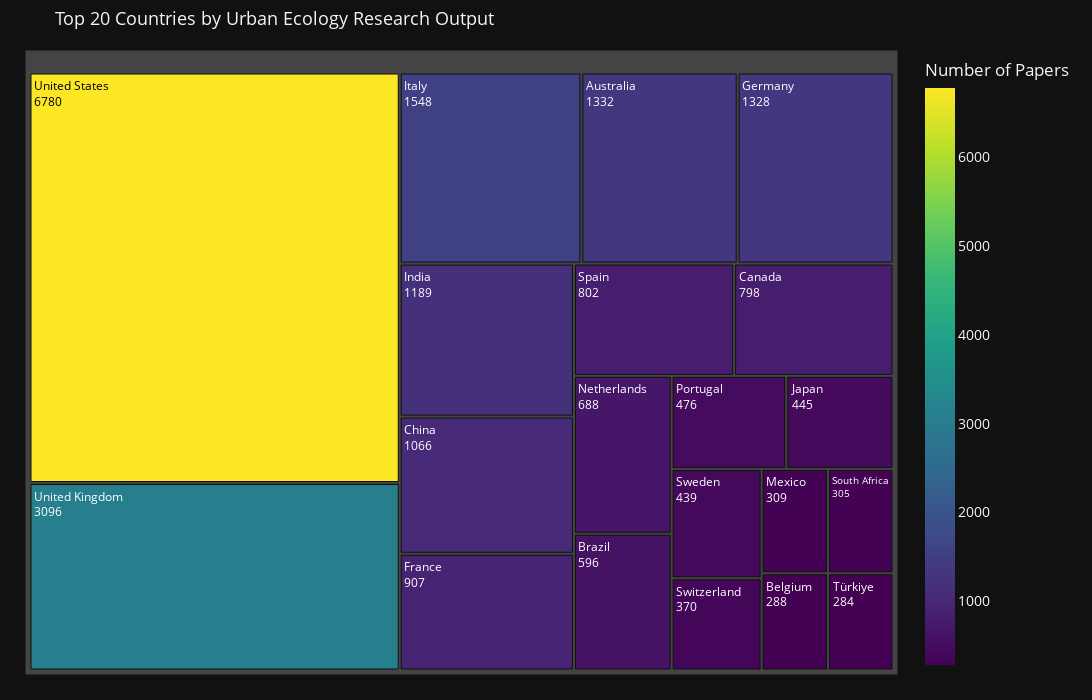

The cell this chart's notebook holds for it:
### Code cell
# Create world map visualization using proper ISO 3-letter codes
fig = px.choropleth(
    df_countries_clean, 
    locations='alpha3_code',
    color='paper_count',
    hover_name='country_name',
    hover_data={
        'alpha3_code': True, 
        'paper_count': ':,',
        'country_name': False
    },
    color_continuous_scale='Viridis',
    title='Global Distribution of Urban Ecology Research Papers by First Author Country',
    labels={
        'paper_count': 'Number of Papers',
        'alpha3_code': 'ISO Alpha-3'
    }
)

fig.update_layout(
    width=1200,
    height=700,
    title_font_size=16,
    geo=dict(
        showframe=False,
        showcoastlines=True,
        projection_type='natural earth'
    )
)

fig.show()

print('=' * 80)

fig_treemap = px.treemap(
    df_countries_clean.head(20),
    names='country_name',
    values='paper_count',
    parents=[''] * 20, 
    title='Top 20 Countries by Urban Ecology Research Output',
    labels={'paper_count': 'Number of Papers', 'country_name': 'Country'},
    color='paper_count',
    color_continuous_scale='Viridis',
    hover_data={
        'alpha2_code': True,
        'alpha3_code': True,
        'paper_count': ':,',
    }
)

# Threshold calculation to avoid unreadable text
max_val = df_countries_clean.head(20)['paper_count'].max()
min_val = df_countries_clean.head(20)['paper_count'].min()
threshold = min_val + (max_val - min_val) * 0.7

text_colors = ['black' if val > threshold else 'white' for val in df_countries_clean.head(20)['paper_count']]

fig_treemap.update_traces(
    textinfo='label+value',
    textfont_size=12,
    textfont_color=text_colors,
    hovertemplate='<b>%{label}</b><br>' +
                  'Papers: %{value:,}<br>' +
                  'ISO-3: %{customdata[1]}<br>' +
                  '<extra></extra>'
)

fig_treemap.update_layout(
    height=700,
    width=1200,
    template='plotly_dark',
    font=dict(size=14),
    title_font_size=18,
    margin=dict(t=50, l=25, r=25, b=25)
)

fig_treemap.show()

### Figure 1 — Plotly figure (JSON) as saved in the notebook; plotly's stock layout.template omitted (floating-point values rounded to 4 significant figures)
{"data": [{"customdata": [["US", "USA", 6780], ["GB", "GBR", 3096], ["IT", "ITA", 1548], ["AU", "AUS", 1332], ["DE", "DEU", 1328], ["IN", "IND", 1189], ["CN", "CHN", 1066], ["FR", "FRA", 907], ["ES", "ESP", 802], ["CA", "CAN", 798], ["NL", "NLD", 688], ["BR", "BRA", 596], ["PT", "PRT", 476], ["JP", "JPN", 445], ["SE", "SWE", 439], ["CH", "CHE", 370], ["MX", "MEX", 309], ["ZA", "ZAF", 305], ["BE", "BEL", 288], ["TR", "TUR", 284]], "domain": {"x": [0, 1], "y": [0, 1]}, "hovertemplate": "<b>%{label}</b><br>Papers: %{value:,}<br>ISO-3: %{customdata[1]}<br><extra></extra>", "labels": ["United States", "United Kingdom", "Italy", "Australia", "Germany", "India", "China", "France", "Spain", "Canada", "Netherlands", "Brazil", "Portugal", "Japan", "Sweden", "Switzerland", "Mexico", "South Africa", "Belgium", "Türkiye"], "marker": {"coloraxis": "coloraxis", "colors": [6780, 3096, 1548, 1332, 1328, 1189, 1066, 907, 802, 798, 688, 596, 476, 445, 439, 370, 309, 305, 288, 284]}, "name": "", "parents": ["", "", "", "", "", "", "", "", "", "", "", "", "", "", "", "", "", "", "", ""], "textfont": {"color": ["black", "white", "white", "white", "white", "white", "white", "white", "white", "white", "white", "white", "white", "white", "white", "white", "white", "white", "white", "white"], "size": 12}, "textinfo": "label+value", "type": "treemap", "values": [6780, 3096, 1548, 1332, 1328, 1189, 1066, 907, 802, 798, 688, 596, 476, 445, 439, 370, 309, 305, 288, 284]}], "layout": {"coloraxis": {"colorbar": {"title": {"text": "Number of Papers"}}, "colorscale": [[0, "#440154"], [0.1111, "#482878"], [0.2222, "#3e4989"], [0.3333, "#31688e"], [0.4444, "#26828e"], [0.5556, "#1f9e89"], [0.6667, "#35b779"], [0.7778, "#6ece58"], [0.8889, "#b5de2b"], [1, "#fde725"]]}, "font": {"size": 14}, "height": 700, "legend": {"tracegroupgap": 0}, "margin": {"b": 25, "l": 25, "r": 25, "t": 50}, "title": {"font": {"size": 18}, "text": "Top 20 Countries by Urban Ecology Research Output"}, "width": 1200}}
